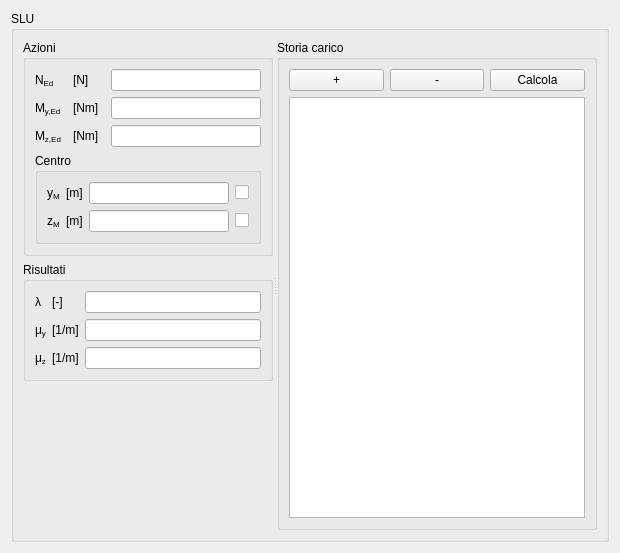
         <widget class="QWidget" name="LSPlusScrollContents">
          <property name="geometry">
           <rect>
            <x>0</x>
            <y>0</y>
            <width>620</width>
            <height>553</height>
           </rect>
          </property>
          <layout class="QGridLayout" name="gridLayout_37">
           <item row="0" column="0">
            <widget class="QGroupBox" name="LSPlusULSGroupBox">
             <property name="title">
              <string>SLU</string>
             </property>
             <layout class="QGridLayout" name="gridLayout_33">
              <item row="0" column="0">
               <widget class="QSplitter" name="splitter_4">
                <property name="orientation">
                 <enum>Qt::Horizontal</enum>
                </property>
                <widget class="QWidget" name="layoutWidget">
                 <layout class="QVBoxLayout" name="verticalLayout_7">
                  <item>
                   <widget class="QGroupBox" name="LSPlusULSLoad">
                    <property name="title">
                     <string>Azioni</string>
                    </property>
                    <layout class="QGridLayout" name="gridLayout_35">
                     <item row="0" column="1">
                      <widget class="QLabelRichName" name="LSPlusNULSLabel">
                       <property name="text">
                        <string>N&lt;span style=&quot; vertical-align:sub;&quot;&gt;Ed&lt;/span&gt;</string>
                       </property>
                      </widget>
                     </item>
                     <item row="0" column="3">
                      <widget class="QLabelUnitMeasure" name="LSPlusNULSUMLabel">
                       <property name="text">
                        <string>[N]</string>
                       </property>
                      </widget>
                     </item>
                     <item row="0" column="5">
                      <widget class="QLineEditValue" name="LSPlusNULSLineEdit"/>
                     </item>
                     <item row="1" column="1">
                      <widget class="QLabelRichName" name="LSPlusMyULSLabel">
                       <property name="text">
                        <string>M&lt;span style=&quot; vertical-align:sub;&quot;&gt;y,Ed&lt;/span&gt;</string>
                       </property>
                      </widget>
                     </item>
                     <item row="1" column="3">
                      <widget class="QLabelUnitMeasure" name="LSPlusMyULSUMLabel">
                       <property name="text">
                        <string>[Nm]</string>
                       </property>
                      </widget>
                     </item>
                     <item row="1" column="5">
                      <widget class="QLineEditValue" name="LSPlusMyULSLineEdit"/>
                     </item>
                     <item row="2" column="1">
                      <widget class="QLabelRichName" name="LSPlusMzULSLabel">
                       <property name="text">
                        <string>M&lt;span style=&quot; vertical-align:sub;&quot;&gt;z,Ed&lt;/span&gt;</string>
                       </property>
                      </widget>
                     </item>
                     <item row="2" column="3">
                      <widget class="QLabelUnitMeasure" name="LSPlusMzULSUMLabel">
                       <property name="text">
                        <string>[Nm]</string>
                       </property>
                      </widget>
                     </item>
                     <item row="2" column="5">
                      <widget class="QLineEditValue" name="LSPlusMzULSLineEdit"/>
                     </item>
                     <item row="3" column="1" colspan="5">
                      <widget class="QGroupBox" name="LSPlusULSCenGroupBox">
                       <property name="title">
                        <string>Centro</string>
                       </property>
                       <layout class="QGridLayout" name="gridLayout_34">
                        <item row="1" column="0">
                         <widget class="QLabelRichName" name="LSPlusNyCenULSLabel">
                          <property name="text">
                           <string>y&lt;span style=&quot; vertical-align:sub;&quot;&gt;M&lt;/span&gt;</string>
                          </property>
                         </widget>
                        </item>
                        <item row="1" column="2">
                         <widget class="QLineEditValue" name="LSPlusNyCenULSLEdit">
                          <property name="styleSheet">
                           <string notr="true"/>
                          </property>
                         </widget>
                        </item>
                        <item row="2" column="0">
                         <widget class="QLabelRichName" name="LSPlusNzCenULSLabel">
                          <property name="text">
                           <string>z&lt;span style=&quot; vertical-align:sub;&quot;&gt;M&lt;/span&gt;</string>
                          </property>
                         </widget>
                        </item>
                        <item row="2" column="2">
                         <widget class="QLineEditValue" name="LSPlusNzCenULSLEdit">
                          <property name="styleSheet">
                           <string notr="true"/>
                          </property>
                         </widget>
                        </item>
                        <item row="1" column="1">
                         <widget class="QLabelUnitMeasure" name="LSPlusNyCenULSUMLabel">
                          <property name="text">
                           <string>[m]</string>
                          </property>
                         </widget>
                        </item>
                        <item row="2" column="1">
                         <widget class="QLabelUnitMeasure" name="LSPlusNzCenULSUMLabel">
                          <property name="text">
                           <string>[m]</string>
                          </property>
                         </widget>
                        </item>
                        <item row="1" column="3">
                         <widget class="QCheckBoxReadOnly" name="LSPlusNyCenULSCheckBox">
                          <property name="text">
                           <string/>
                          </property>
                         </widget>
                        </item>
                        <item row="2" column="3">
                         <widget class="QCheckBoxReadOnly" name="LSPlusNzCenULSCheckBox">
                          <property name="text">
                           <string/>
                          </property>
                         </widget>
                        </item>
                       </layout>
                      </widget>
                     </item>
                    </layout>
                   </widget>
                  </item>
                  <item>
                   <widget class="QGroupBox" name="LSPlusULSResult">
                    <property name="title">
                     <string>Risultati</string>
                    </property>
                    <layout class="QGridLayout" name="gridLayout_32">
                     <item row="0" column="2" rowspan="2">
                      <widget class="QLineEditValue" name="LSPluslULSLineEdit"/>
                     </item>
                     <item row="2" column="2">
                      <widget class="QLineEditValue" name="LSPlusmyULSLineEdit"/>
                     </item>
                     <item row="3" column="0">
                      <widget class="QLabelRichName" name="LSPlusmzULSLabel">
                       <property name="text">
                        <string>μ&lt;span style=&quot; vertical-align:sub;&quot;&gt;z&lt;/span&gt;</string>
                       </property>
                      </widget>
                     </item>
                     <item row="3" column="1">
                      <widget class="QLabelUnitMeasure" name="LSPlusmzULSUMLabel">
                       <property name="text">
                        <string>[1/m]</string>
                       </property>
                      </widget>
                     </item>
                     <item row="3" column="2">
                      <widget class="QLineEditValue" name="LSPlusmzULSLineEdit"/>
                     </item>
                     <item row="2" column="1">
                      <widget class="QLabelUnitMeasure" name="LSPlusmyULSUMLabel">
                       <property name="text">
                        <string>[1/m]</string>
                       </property>
                      </widget>
                     </item>
                     <item row="2" column="0">
                      <widget class="QLabelRichName" name="LSPlusmyULSLabel">
                       <property name="text">
                        <string>μ&lt;span style=&quot; vertical-align:sub;&quot;&gt;y&lt;/span&gt;</string>
                       </property>
                      </widget>
                     </item>
                     <item row="0" column="1" rowspan="2">
                      <widget class="QLabelUnitMeasure" name="LSPluslULSUMLabel">
                       <property name="text">
                        <string>[-]</string>
                       </property>
                      </widget>
                     </item>
                     <item row="0" column="0" rowspan="2">
                      <widget class="QLabelRichName" name="LSPluslULSLabel">
                       <property name="text">
                        <string>λ</string>
                       </property>
                      </widget>
                     </item>
                    </layout>
                   </widget>
                  </item>
                  <item>
                   <spacer name="verticalSpacer_7">
                    <property name="orientation">
                     <enum>Qt::Vertical</enum>
                    </property>
                    <property name="sizeHint" stdset="0">
                     <size>
                      <width>20</width>
                      <height>40</height>
                     </size>
                    </property>
                   </spacer>
                  </item>
                 </layout>
                </widget>
                <widget class="QGroupBox" name="LSPlusULSLoadStoryGroupBox">
                 <property name="title">
                  <string>Storia carico</string>
                 </property>
                 <layout class="QGridLayout" name="gridLayout_31">
                  <item row="0" column="0">
                   <widget class="QPushButton" name="LSPlusULSLoadStoryAddLoadPushButton">
                    <property name="text">
                     <string>+</string>
                    </property>
                   </widget>
                  </item>
                  <item row="0" column="1">
                   <widget class="QPushButton" name="LSPlusULSLoadStoryRemoveLoadPushButton">
                    <property name="text">
                     <string>-</string>
                    </property>
                   </widget>
                  </item>
                  <item row="0" column="2">
                   <widget class="QPushButton" name="LSPlusULSLoadStoryCalculatePushButton">
                    <property name="text">
                     <string>Calcola</string>
                    </property>
                   </widget>
                  </item>
                  <item row="1" column="0" colspan="3">
                   <widget class="QTableView" name="LSPlusULSLoadStoryTableView"/>
                  </item>
                 </layout>
                </widget>
               </widget>
              </item>
             </layout>
            </widget>
           </item>
          </layout>
         </widget>
